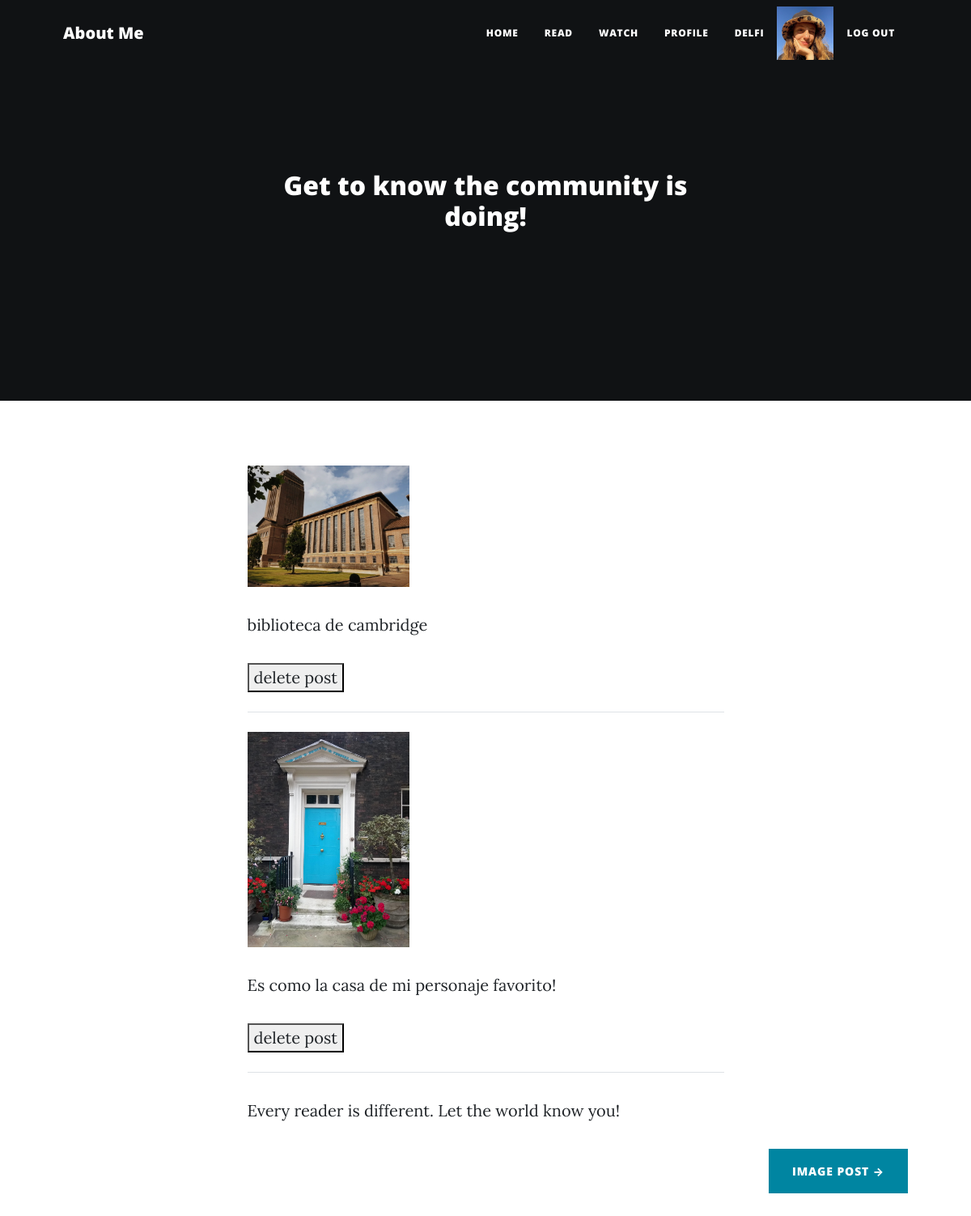
Page /photoRead/ (signed in) on the earlier database version.
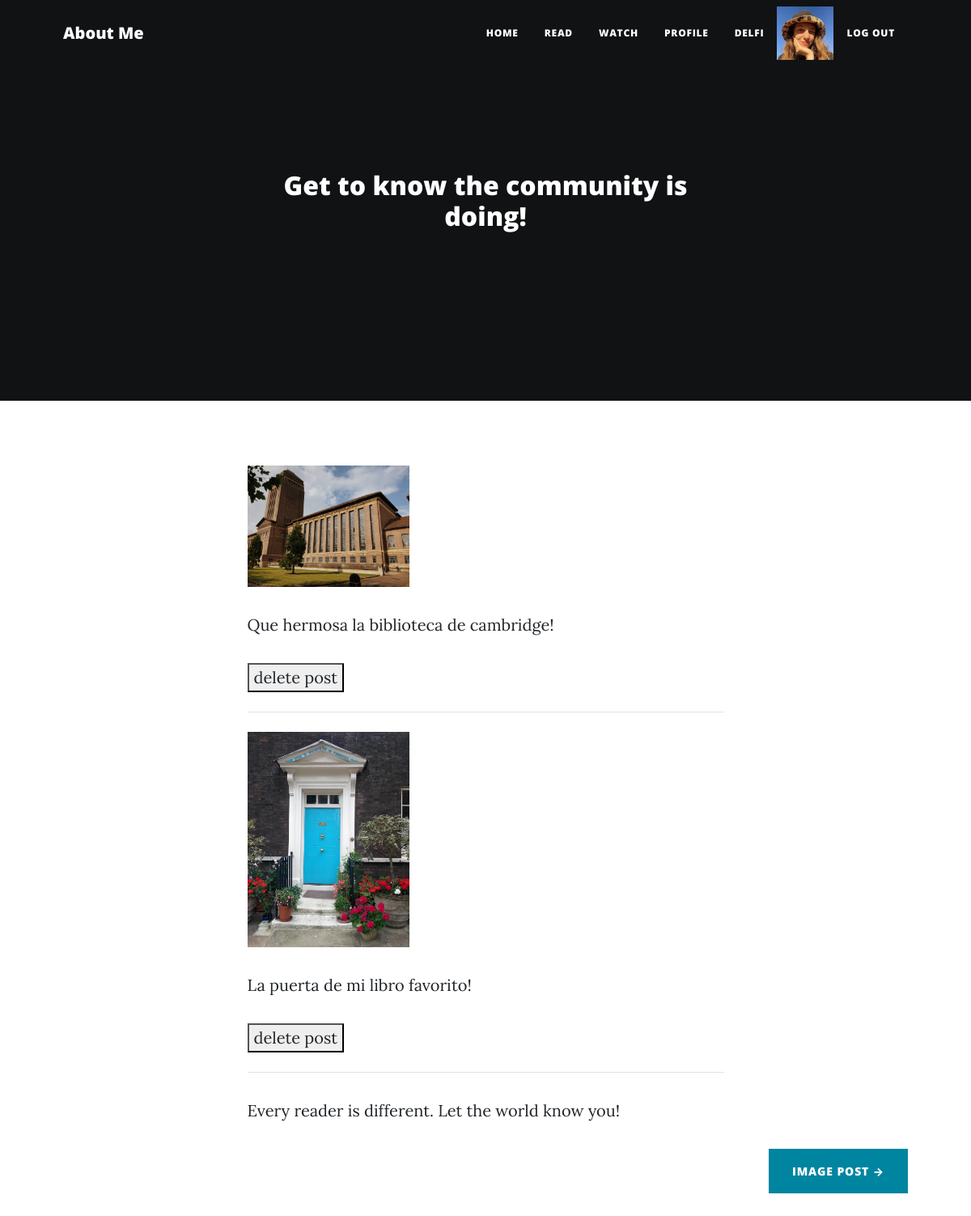
Same page on the later database version.
### Postit/models.py (models this page shows, shortened)
class Avatar(models.Model):
     user = models.ForeignKey(User, on_delete = models.CASCADE)
     image = models.ImageField(upload_to='avatares', null = True, blank = True)

class Photo(models.Model):
    image = models.ImageField(upload_to='photos', null = True, blank = True, unique = True)
    text = models.CharField(max_length = 100, null = 'null')

### Postit/views.py (the view)
# urls.py: path('photoRead/', photoRead, name = 'photoRead'),
@login_required
def photoRead(request):
    photos = Photo.objects.all()
    context = {'photos': photos}
    return render(request, 'Postit/photoRead.html', context)

### Postit/templates/Postit/photoRead.html
{% extends 'Postit/padre.html'%}
{% load static%}
{% block readSubheading %} <h2>Get to know the community is doing! </h2>{% endblock %}
{% block read %}
    {% for photo in photos %}
        <img src = '{{photo.image.url}}' alt = 'no image' style= 'max-width: 200px;'>
        <p class="post-title"> {{photo.text}} </p>
        <button>
            <a href= '{% url "deletePhoto" photo.id %}' class="btn-primary text-lowercase">delete post</a>
        </button>
        <hr class="my-4" />
    {% endfor %}
{% endblock %}
{% block readBottom %}
    <p>Every reader is different. Let the world know you!</p>  </div> <div class="d-flex justify-content-end mb-4"><a class="btn btn-primary text-uppercase" href="/Postit/uploadPhoto">Image Post →</a></div>
{% endblock %}

### Postit/templates/Postit/padre.html (shortened to what this page needs)
<!DOCTYPE html>
<html lang="en">
    <head>
        {% load static %}
        <link href="{% static 'Postit/css/styles.css' %}" rel="stylesheet" />
    </head>
    <body>
        <nav class="navbar navbar-expand-lg navbar-light" id="mainNav">
            <div class="container px-4 px-lg-5">
                <a class="navbar-brand" href="/Postit/aboutMe">About Me</a>
                <div class="collapse navbar-collapse" id="navbarResponsive">
                    <ul class="navbar-nav ms-auto py-4 py-lg-0">
                        {% if request.user.is_authenticated %}
                            <li class="nav-item"><a class="nav-link px-lg-3 py-3 py-lg-4" href="/Postit/home">Home</a></li>
                            <li class="nav-item"><a class="nav-link px-lg-3 py-3 py-lg-4" href="/Postit/postsRead">Read</a></li>
                            <li class="nav-item"><a class="nav-link px-lg-3 py-3 py-lg-4" href="/Postit/photoRead">Watch</a></li>
                            <li class="nav-item"><a class="nav-link px-lg-3 py-3 py-lg-4" href="/Postit/profile">Profile</a></li>
                            <li class="nav-item"><a class="nav-link px-lg-3 py-3 py-lg-4">{{user.username}}</a></li>
                            {% with user.avatar_set.first as myAvatar %}
                            {%if myAvatar%}
                            <img src = '{{myAvatar.image.url}}' alt = 'no image' style= 'max-width: 70px;'>
                            {%endif%}
                            {% endwith %}
                            <li class="nav-item"><a class="nav-link px-lg-3 py-3 py-lg-4" href="/Postit/logout">Log out</a></li>
                        {%else%}
                            <li class="nav-item"><a class="nav-link px-lg-3 py-3 py-lg-4" href="/Postit/home">Home</a></li>
                            <li class="nav-item"><a class="nav-link px-lg-3 py-3 py-lg-4" href="/Postit/signup">Sign Up</a></li>
                            <li class="nav-item"><a class="nav-link px-lg-3 py-3 py-lg-4" href="/Postit/login">Log in</a></li>
                        {%endif%}
                    </ul>
                </div>
            </div>
        </nav>
        <header class="masthead" style="background-color: black">
            <div class="container position-relative px-4 px-lg-5">
                <div class="row gx-4 gx-lg-5 justify-content-center">
                    <div class="col-md-10 col-lg-8 col-xl-7">
                        <div class="site-heading">
                            <span class="subheading">
                                <p3>{% block readSubheading %} {% endblock%} </p3>
                            </span>
                        </div>
                    </div>
                </div>
            </div>
        </header>
        <div class="container px-4 px-lg-5">
            <div class="row gx-4 gx-lg-5 justify-content-center">
                <div class="col-md-10 col-lg-8 col-xl-7">
                    <p>
                        {% block read%} {% endblock%}
                        {% block readBottom %} {% endblock%}
                </div>
            </div>

Differences in the rows shown:
removed Photo: image (picture), text "biblioteca de cambridge"
removed Photo: image (picture), text "Es como la casa de mi personaje favorito!"
added Photo: image (picture), text "Que hermosa la biblioteca de cambridge!"
added Photo: image (picture), text "La puerta de mi libro favorito!"
